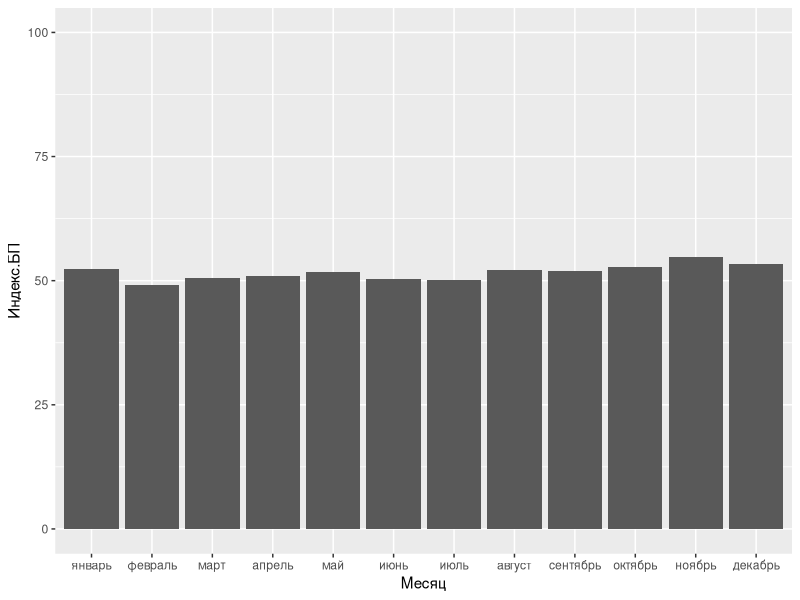
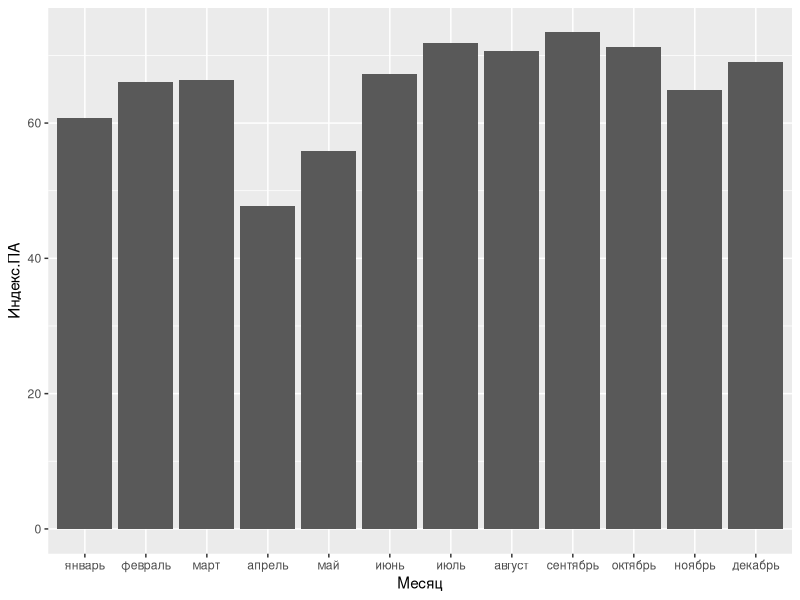
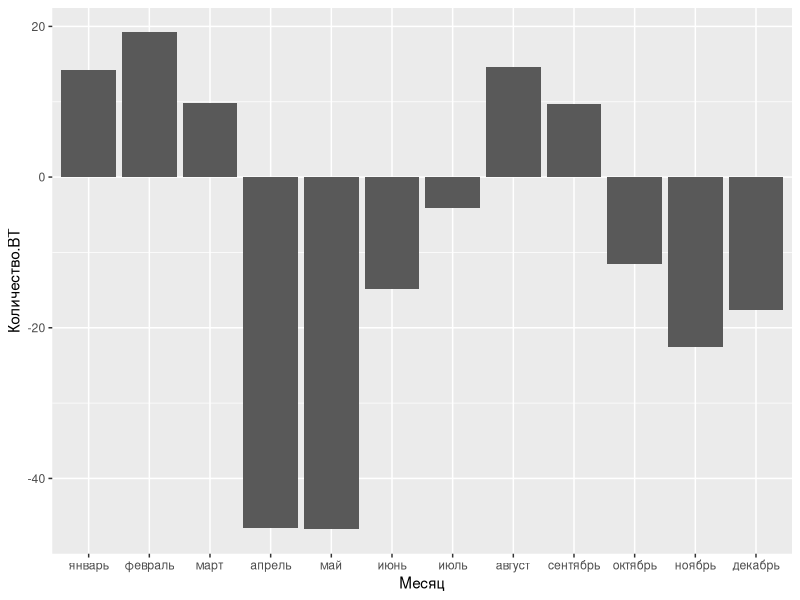
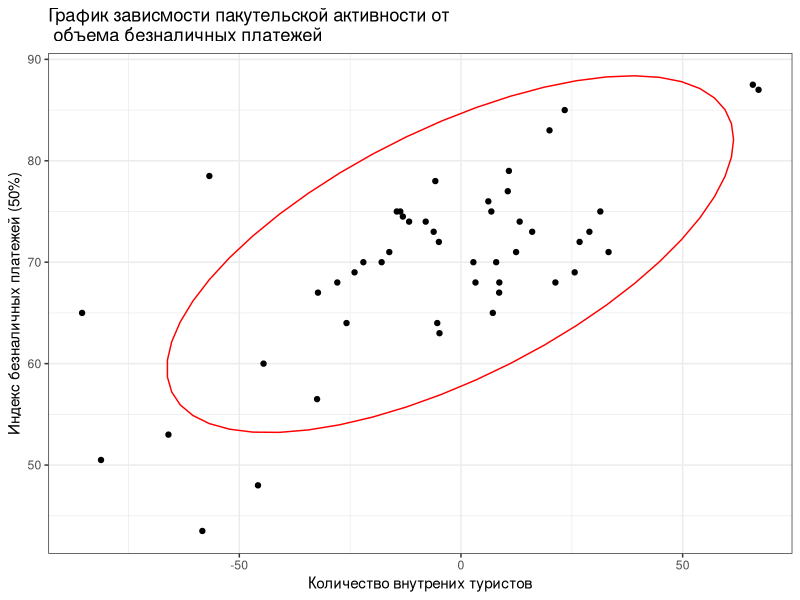
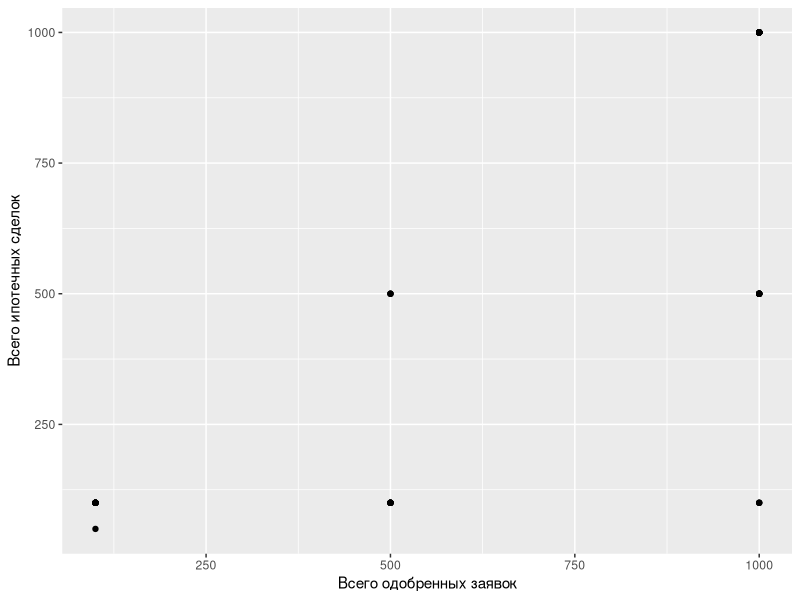
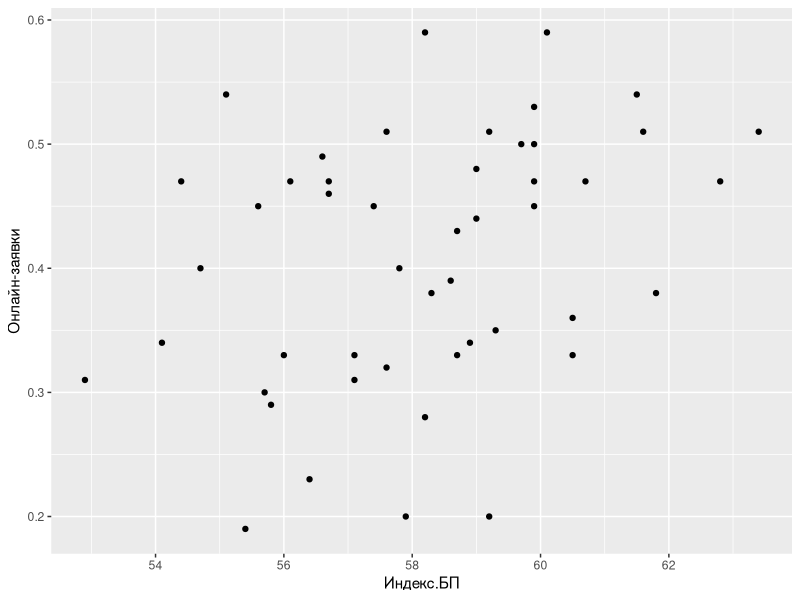
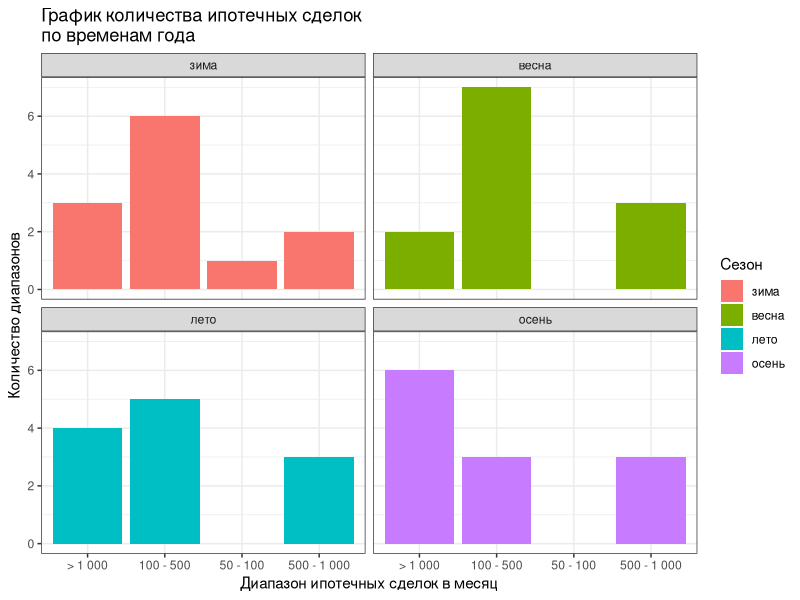

Reproduce these figures in R, in order.
setwd('/Users/yadonistroman/Documents/GitHub/trustus-r/data')
library(tidyverse)
library(readxl)
df <- read_excel('total.xlsx')


df_for_hist <- df %>% group_by(Месяц) %>% summarise(Индекс.БП = round(mean(Индекс.БП), 1),
                                                    Индекс.ПА = round(mean(Индекс.ПА), 1),
                                                    Количество.ВТ = round(mean(Количество.ВТ), 1))

df_for_hist$Месяц <- factor(df_for_hist$Месяц, levels = c('январь', 'февраль', 'март', 'апрель', 'май', 'июнь', 
                                                          'июль', 'август', 'сентябрь', 'октябрь', 'ноябрь', 'декабрь'))

ggplot(data = df_for_hist, aes(x = Месяц, y = Индекс.БП)) + geom_col() + ylim(0, 100) 

ggplot(data = df_for_hist, aes(x = Месяц, y = Индекс.ПА)) + geom_col()

ggplot(data = df_for_hist, aes(x = Месяц, y = Количество.ВТ)) + geom_col()


BP <- ggplot(data = df, aes(y = Индекс.БП)) + geom_boxplot() + facet_wrap(~Месяц)
str(BP)
BP$layers$geom$extra_params
?geom_boxplot

extra <- function(data) {
  iqr <- IQR(data)
  q1 <- quantile(data, 0.25)
  q3 <- quantile(data, 0.75)
  lower_b <- q1 - 1.5 * iqr
  upper_b <- q3 + 1.5 * iqr
  return(c(lower_b, upper_b))
}

test_pa <- extra(df$Индекс.ПА)
df_out_index_pa <- df[df$Индекс.ПА < test_pa[1] | df$Индекс.ПА > test_pa[2], ]

test_bp <- extra(df$Индекс.БП)
df_out_index_bp <- df[df$Индекс.БП < test_bp[1] | df$Индекс.БП > test_bp[2], ]

test_vt <- extra(df$Количество.ВТ)
df_out_count_vt <- df[df$Количество.ВТ < test_vt[1] | df$Количество.ВТ > test_vt[2], ]

df_top_pa <- df %>% 
  group_by(Регион) %>% 
  summarise(`Индекс.ПА` = round(mean(Индекс.ПА), 1))

df_top_pa <- arrange(df_top_pa, desc(Индекс.ПА)) %>% top_n(30)

df_top_bp <- df %>% 
  group_by(Регион) %>% 
  summarise(`Индекс.БП` = round(mean(Индекс.БП), 1))

df_top_bp <- arrange(df_top_bp, desc(Индекс.БП)) %>% top_n(30)

df_top_bp_pa <- inner_join(df_top_bp, df_top_pa, by = 'Регион')

df_top <- df[df$Регион %in% df_top_bp_pa$Регион, ]

df_top <- df_top[df_top$Количество.ВТ > 0, ]

target_v <- c('калининградская область', 'камчатский край', 'кировская область', 'нижегородская область')
df_final <- df[df$Регион %in% target_v, ]

ggplot(data = df_final, aes(x = Количество.ВТ, y = Индекс.ПА)) + 
  geom_point() +
  theme_bw() +
  stat_ellipse(color = 'red') +
  labs(title = 'График зависмости пакутельской активности от\n объема безналичных платежей',
       x = 'Количество внутрених туристов',
       y = 'Индекс безналичных платежей (50%)')

cor.test(df_final$Количество.ВТ, df_final$Индекс.ПА)

df_ipot_cred <- df_final %>% select(Регион, `Всего одобренных заявок`, `Всего ипотечных сделок`)

df_ipot_cred$`Всего одобренных заявок` <- gsub(' ', '', df_ipot_cred$`Всего одобренных заявок`)
df_ipot_cred$`Всего ипотечных сделок` <- gsub(' ', '', df_ipot_cred$`Всего ипотечных сделок`)
df_ipot_cred$`Всего ипотечных сделок`  <- gsub('>', '', df_ipot_cred$`Всего ипотечных сделок`)
cred_list <- strsplit(df_ipot_cred$`Всего одобренных заявок`, '-')
ipot_list <- strsplit(df_ipot_cred$`Всего ипотечных сделок`, '-')

cred_v <- c()
for (i in cred_list) {
  cred_v <- c(cred_v, i[1])
}
df_ipot_cred$`Всего одобренных заявок` <- as.numeric(cred_v)

ipot_v <- c()
for (i in ipot_list) {
  ipot_v <- c(ipot_v, i[1])
}
df_ipot_cred$`Всего ипотечных сделок` <- as.numeric(ipot_v)

cor.test(df_ipot_cred$`Всего одобренных заявок`, df_ipot_cred$`Всего ипотечных сделок`)

ggplot(data = df_ipot_cred, aes(x = `Всего одобренных заявок`, y = `Всего ипотечных сделок`)) +
  geom_point()

cor.test(df_final$Индекс.БП, df_final$`Онлайн-заявки`)

ggplot(data = df_final, aes(x = Индекс.БП, y = `Онлайн-заявки`)) +
  geom_point()

season_v <- rep(c('зима', 'весна', 'лето', 'осень'), each=3)
season_v <- season_v[2:12]
season_v <- c(season_v, season_v[1])
season_v <- rep(season_v, 4)
print(season_v)

df_final <- df_final %>% add_column('Сезон' = season_v, .before = 'Квартал')
df_final$Сезон <- factor(df_final$Сезон, levels = c('зима', 'весна', 'лето', 'осень'))

ggplot(data = df_final, aes(x = `Всего ипотечных сделок`, fill = Сезон)) + 
  geom_bar() + 
  theme_bw() +
  facet_wrap(~Сезон) +
  ggtitle('График количества ипотечных сделок \nпо временам года') +
  xlab('Диапазон ипотечных сделок в месяц') +
  ylab('Количество диапазонов')
  
